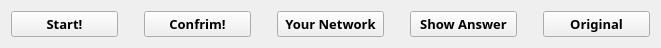
    <widget class="QWidget" name="horizontalLayoutWidget">
     <property name="geometry">
      <rect>
       <x>350</x>
       <y>730</y>
       <width>661</width>
       <height>41</height>
      </rect>
     </property>
     <layout class="QHBoxLayout" name="horizontalLayout">
      <item>
       <widget class="QPushButton" name="Start">
        <property name="sizePolicy">
         <sizepolicy hsizetype="Minimum" vsizetype="Fixed">
          <horstretch>0</horstretch>
          <verstretch>0</verstretch>
         </sizepolicy>
        </property>
        <property name="minimumSize">
         <size>
          <width>0</width>
          <height>0</height>
         </size>
        </property>
        <property name="sizeIncrement">
         <size>
          <width>0</width>
          <height>0</height>
         </size>
        </property>
        <property name="baseSize">
         <size>
          <width>0</width>
          <height>0</height>
         </size>
        </property>
        <property name="font">
         <font>
          <family>Microsoft YaHei</family>
          <pointsize>10</pointsize>
          <weight>75</weight>
          <bold>true</bold>
         </font>
        </property>
        <property name="cursor">
         <cursorShape>PointingHandCursor</cursorShape>
        </property>
        <property name="text">
         <string>Start!</string>
        </property>
        <property name="iconSize">
         <size>
          <width>16</width>
          <height>16</height>
         </size>
        </property>
        <property name="autoDefault">
         <bool>false</bool>
        </property>
        <property name="default">
         <bool>false</bool>
        </property>
        <property name="flat">
         <bool>false</bool>
        </property>
       </widget>
      </item>
      <item>
       <spacer name="horizontalSpacer">
        <property name="orientation">
         <enum>Qt::Horizontal</enum>
        </property>
        <property name="sizeType">
         <enum>QSizePolicy::Fixed</enum>
        </property>
        <property name="sizeHint" stdset="0">
         <size>
          <width>20</width>
          <height>14</height>
         </size>
        </property>
       </spacer>
      </item>
      <item>
       <widget class="QPushButton" name="Confirm">
        <property name="font">
         <font>
          <family>Microsoft YaHei</family>
          <pointsize>10</pointsize>
          <weight>75</weight>
          <bold>true</bold>
         </font>
        </property>
        <property name="cursor">
         <cursorShape>PointingHandCursor</cursorShape>
        </property>
        <property name="text">
         <string>Confrim!</string>
        </property>
       </widget>
      </item>
      <item>
       <spacer name="horizontalSpacer_2">
        <property name="orientation">
         <enum>Qt::Horizontal</enum>
        </property>
        <property name="sizeType">
         <enum>QSizePolicy::Fixed</enum>
        </property>
        <property name="sizeHint" stdset="0">
         <size>
          <width>20</width>
          <height>14</height>
         </size>
        </property>
       </spacer>
      </item>
      <item>
       <widget class="QPushButton" name="YourNetwork">
        <property name="font">
         <font>
          <family>Microsoft YaHei</family>
          <pointsize>10</pointsize>
          <weight>75</weight>
          <bold>true</bold>
         </font>
        </property>
        <property name="cursor">
         <cursorShape>PointingHandCursor</cursorShape>
        </property>
        <property name="text">
         <string>Your Network</string>
        </property>
       </widget>
      </item>
      <item>
       <spacer name="horizontalSpacer_3">
        <property name="orientation">
         <enum>Qt::Horizontal</enum>
        </property>
        <property name="sizeType">
         <enum>QSizePolicy::Fixed</enum>
        </property>
        <property name="sizeHint" stdset="0">
         <size>
          <width>20</width>
          <height>14</height>
         </size>
        </property>
       </spacer>
      </item>
      <item>
       <widget class="QPushButton" name="ShowAnswer">
        <property name="font">
         <font>
          <family>Microsoft YaHei</family>
          <pointsize>10</pointsize>
          <weight>75</weight>
          <bold>true</bold>
         </font>
        </property>
        <property name="cursor">
         <cursorShape>PointingHandCursor</cursorShape>
        </property>
        <property name="text">
         <string>Show Answer</string>
        </property>
       </widget>
      </item>
      <item>
       <spacer name="horizontalSpacer_4">
        <property name="orientation">
         <enum>Qt::Horizontal</enum>
        </property>
        <property name="sizeType">
         <enum>QSizePolicy::Fixed</enum>
        </property>
        <property name="sizeHint" stdset="0">
         <size>
          <width>20</width>
          <height>14</height>
         </size>
        </property>
       </spacer>
      </item>
      <item>
       <widget class="QPushButton" name="Original">
        <property name="font">
         <font>
          <family>Microsoft YaHei</family>
          <pointsize>10</pointsize>
          <weight>75</weight>
          <bold>true</bold>
         </font>
        </property>
        <property name="cursor">
         <cursorShape>PointingHandCursor</cursorShape>
        </property>
        <property name="text">
         <string>Original</string>
        </property>
       </widget>
      </item>
     </layout>
    </widget>
